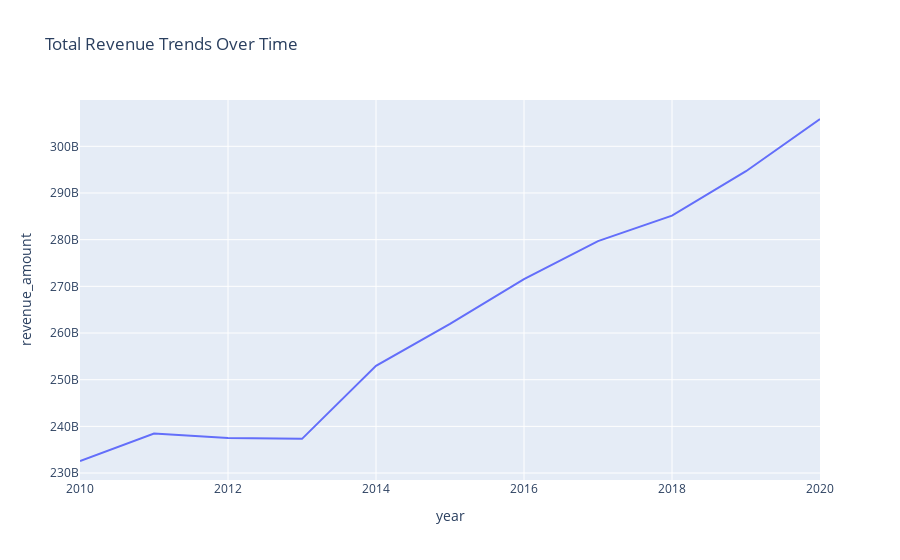

The code cell stored with this chart in its notebook:
### Code cell
funding_line = px.line(funding_data[['year', 'revenue_amount']].groupby('year')['revenue_amount'].sum().reset_index(),
                       x= 'year',
                       y= 'revenue_amount',
                       title= 'Total Revenue Trends Over Time')

funding_line.show()

### Figure 1 — Plotly figure (JSON) as saved in the notebook; plotly's stock layout.template omitted (floating-point values rounded to 4 significant figures)
{"data": [{"hovertemplate": "year=%{x}<br>revenue_amount=%{y}<extra></extra>", "legendgroup": "", "line": {"color": "#636efa", "dash": "solid"}, "marker": {"symbol": "circle"}, "mode": "lines", "name": "", "orientation": "v", "showlegend": false, "type": "scatter", "x": [2010, 2011, 2012, 2013, 2014, 2015, 2016, 2017, 2018, 2019, 2020], "xaxis": "x", "y": [232580085000, 238463696000, 237503117000, 237323490000, 252978702000, 261969148000, 271563859000, 279682269000, 285135928000, 294668150000, 305851836000], "yaxis": "y"}], "layout": {"legend": {"tracegroupgap": 0}, "title": {"text": "Total Revenue Trends Over Time"}, "xaxis": {"anchor": "y", "domain": [0, 1], "title": {"text": "year"}}, "yaxis": {"anchor": "x", "domain": [0, 1], "title": {"text": "revenue_amount"}}}}
